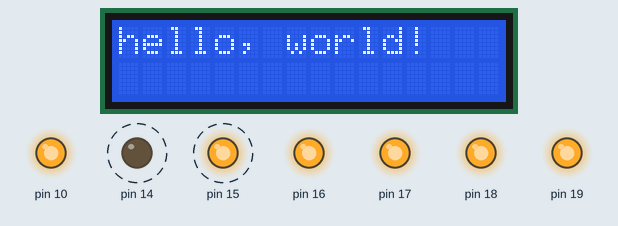
Recording of a sketch running on a simulated Arduino Uno, built with avr-gcc and run on an emulated ATmega328P. Shown: 16×2 character LCD, output pins drawn as LEDs (lit = HIGH). Dashed ring = blinking.

Above: at 0.11 s.
At 96.7 s:
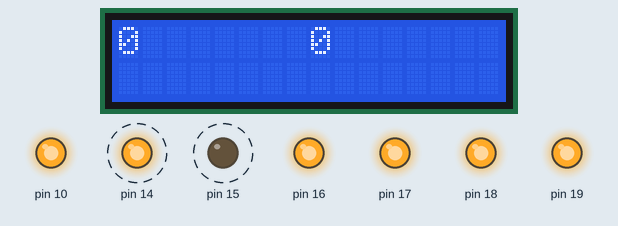
Timing chart, 0 to 130.0 s (numbered marks = the images above):
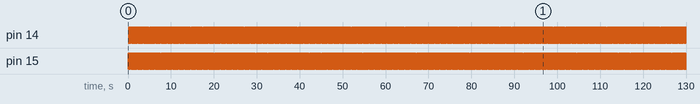

The sketch:

fomin_SPI_master.ino
```cpp
#include <LiquidCrystal.h>
#include <SPI.h>

#define LOW_SS 14
#define SLAVES 2
#define lsc00 lcd.setCursor(0,0)
#define lsc01 lcd.setCursor(8,0)
#define lsc10 lcd.setCursor(0,1)
#define lsc11 lcd.setCursor(8,1)
#define lsp lcd.print

LiquidCrystal lcd(9, 8, 5, 4, 3, 2);

unsigned int ss;
unsigned int gaiar[SLAVES];
unsigned char raw[SLAVES*2];

void setup() {
  // set up the LCD's number of columns and rows:
  lcd.begin(16, 2);
  // Print a message to the LCD.
  lcd.print("hello, world!");
  Serial.begin(38400);

  SPI.begin();

  DDRC =  0b00111111; // all output instead of analog
  PORTC = 0b00111111; // all high by default
}

void loop() {


  // Read from slaves
  for(ss=0; ss<SLAVES; ss++)
  {
    PORTC &=~(1 << ss);    // pull down (hear me)
    delay(100);
    raw[ss*2]  = SPI.transfer(0xAA); // low byte
    delay(1);
    raw[ss*2+1]= SPI.transfer(0xCC); // high byte
    // Get temperature
    gaiar[ss] = (raw[ss*2]<<8 + raw[ss*2+1]) >> 4;
    PORTC |= (1 << ss);    // restore  (i'm gone)
  }


  // Publish data
  lcd.clear();
  lsc00; lsp(gaiar[0]);
  lsc01; lsp(gaiar[1]);
  //lsc10; lsp(gaiar[2]);
  //lsc11; lsp(gaiar[3]);

  delay(10);
}
```

Measured:
- by itself, pin 14, pin 15: alternates HIGH for 0.11 s and LOW for 0.10 s
